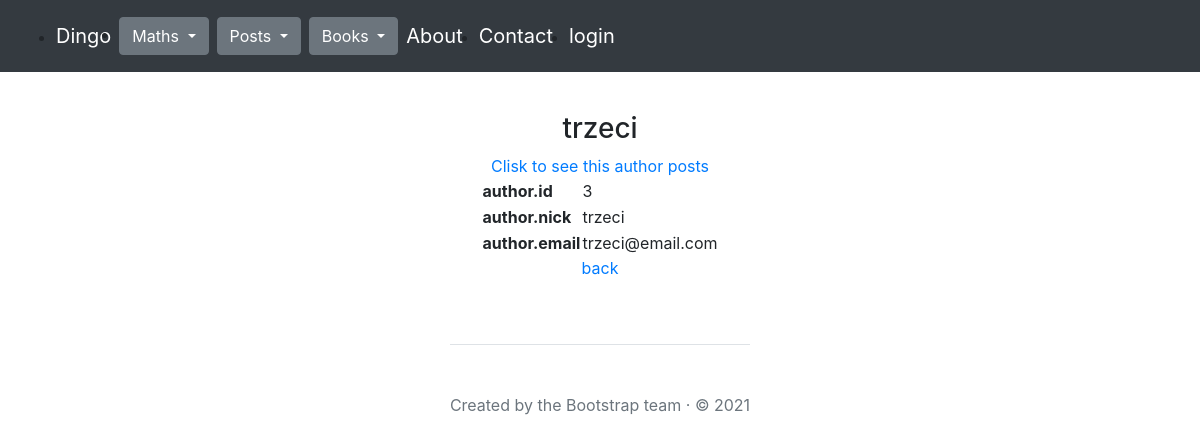
Screenshot of /posts/author/3 with the database file from the repository.
### posts/models.py (models this page shows, shortened)
class Author(models.Model):
    nick = models.CharField(max_length=30, null=False, unique=True)
    email = models.EmailField(null=False, unique=True)

### posts/views.py (the view)
# urls.py: path('author/<int:id>', author_details, name="author_details"),
def author_details(request, id):
    author = Author.objects.get(id=id)
    if request.method == 'POST':
        form = AuthorForm(request.POST, instance=author)
        if form.is_valid():
            form.save()
            messages.success(request, "Author changed successfully")
    else:
        form = AuthorForm(instance=author)
    return render(
        request=request,
        template_name="posts/authordetails.html",
        context={"author": author, "form": form,
                }
    )

### posts/templates/posts/authordetails.html (shortened to what this page needs)
{% extends "main.html" %}
{% block content %}
<div class="mt-3 d-flex flex-column align-items-center justify-content-center">
    <h3>{{ author.nick }}</h3>
    <table>
        <tr>
            <th>author.id</th>
            <td>{{ author.id }}</td>
        </tr>
        <tr>
            <th>author.nick</th>
            <td>{{ author.nick }}</td>
        </tr>
        <tr>
            <th>author.email</th>
            <td>{{ author.email }}</td>
        </tr>
        <tr><a href="{% url 'posts:author_posts' author.nick %}">Clisk to see this author posts</a></tr>
    </table>
    <a href="{% url 'posts:authors' %}">back</a>
</div>
{% endblock %}

### rows the page displays
Author: nick "trzeci", id "3", email "trzeci@email.com"
